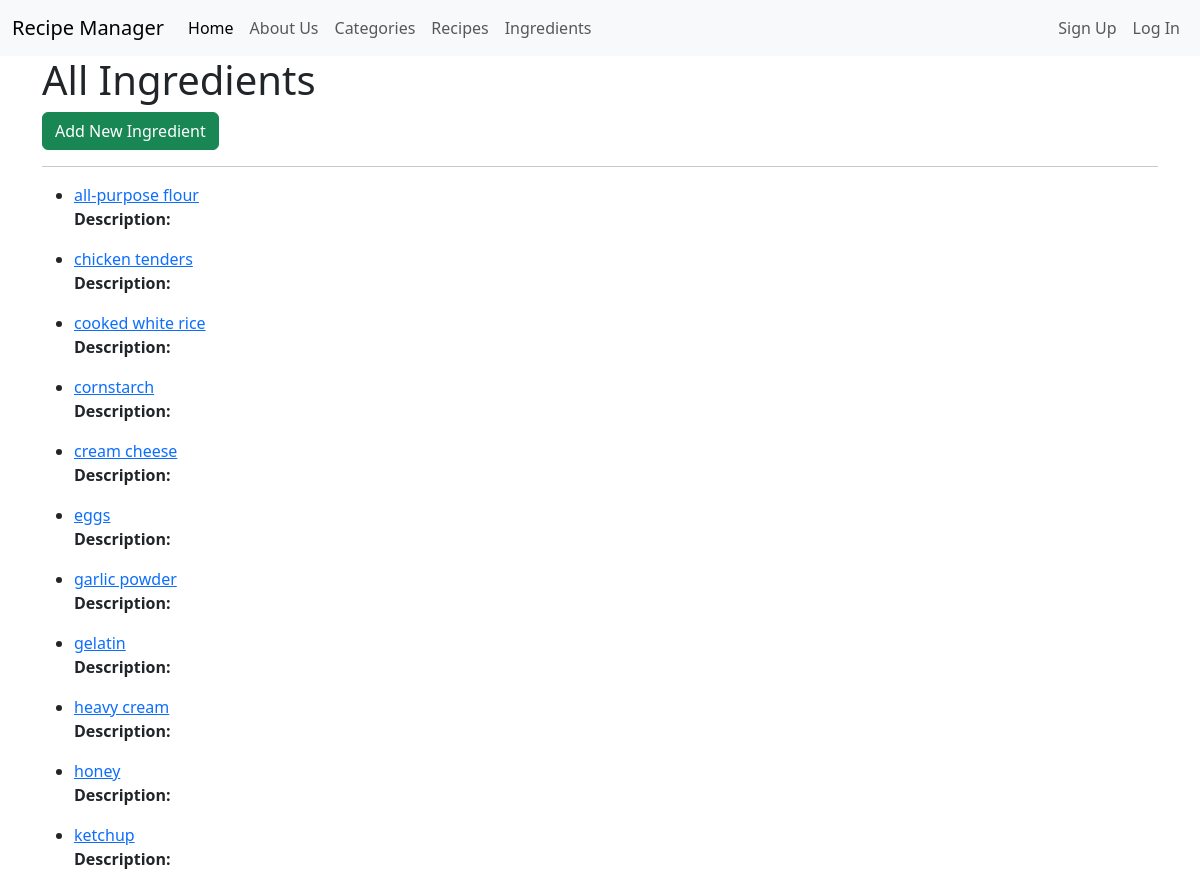
/recipes/ingredients/ (upper part), run on an earlier commit of the app's database.
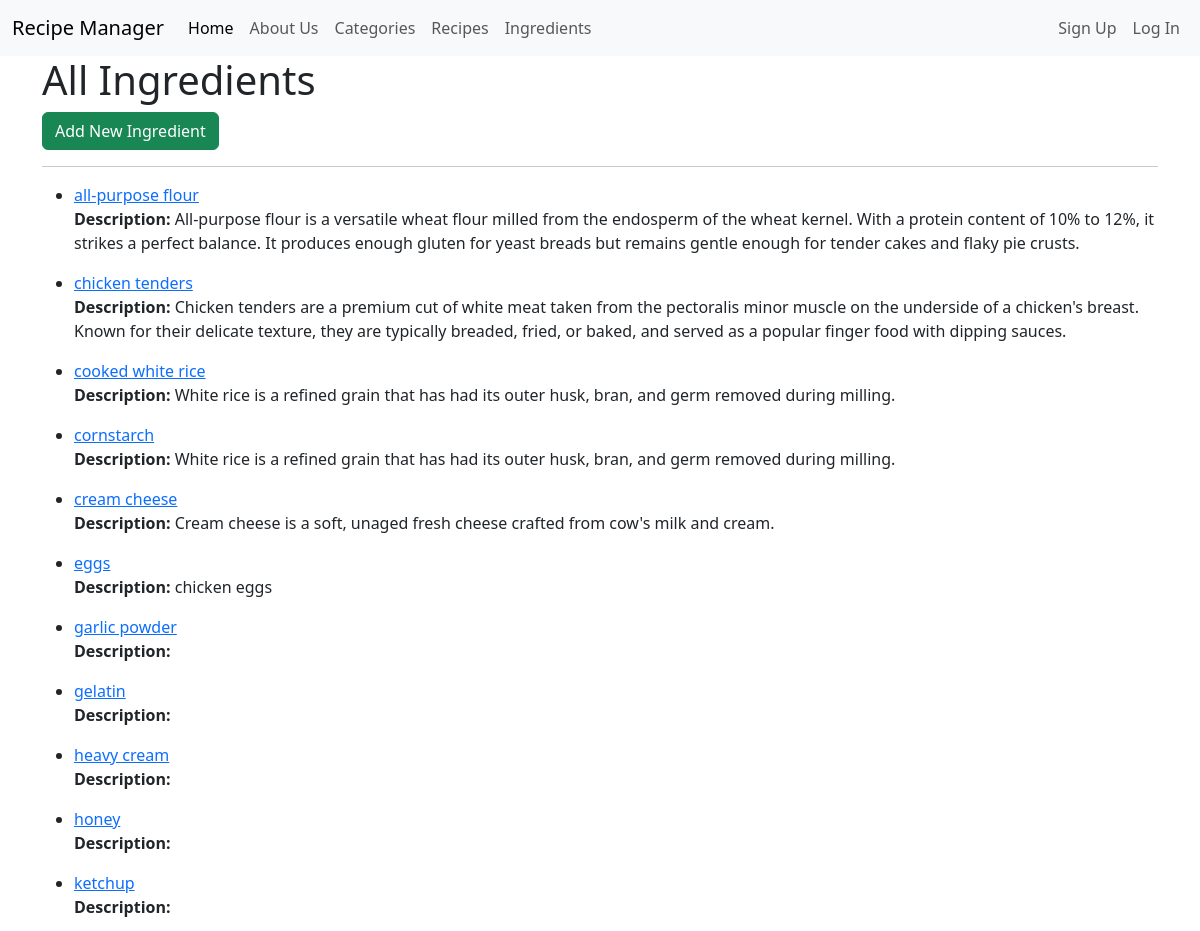
And on a later commit of the database.
### recipes/models.py (models this page shows, shortened)
class Ingredient(models.Model):
    name = models.CharField(max_length=150, unique=True)
    description = models.TextField(blank=True)
    class Meta:
        verbose_name = 'Ingredient'
        verbose_name_plural = 'Ingredients'
        ordering = ['name']

### recipes/views.py (the view)
# urls.py: path('ingredients/', IngredientListView.as_view(), name='ingredients_list'),
class IngredientListView(ListView):
    model = Ingredient
    template_name = 'ingredients/list.html'
    context_object_name = 'ingredients'

### templates/ingredients/list.html (shortened to what this page needs)
{% extends 'base.html' %}
{% block content %}
    <h1>All Ingredients</h1>
    <a href="{% url 'ingredients_new' %}" class="btn btn-success">Add New Ingredient</a>
    <hr>
    <ul>
        {% for ingredient in ingredients %}
            <li>
                <a href= "{% url 'ingredients_detail' ingredient.id %}">{{ ingredient.name }}</a>
                <p><strong>Description:</strong> {{ ingredient.description }}</p>
            </li>
        {% endfor %}
    </ul>
{% endblock content %}

What changed in the data, as far as the page shows it:
changed Ingredient "all-purpose flour": description (not shown) → "All-purpose flour is a versatile wheat flour milled from the endosperm of the wheat kernel. With a protein content of 10% to 12%, it strikes a perfect balance. It produces enough gluten for yeast breads but remains gentle enough for tender cakes and flaky pie crusts."
changed Ingredient "chicken tenders": description (not shown) → "Chicken tenders are a premium cut of white meat taken from the pectoralis minor muscle on the underside of a chicken's breast. Known for their delicate texture, they are typically breaded, fried, or baked, and served as a popular finger food with dipping sauces."
changed Ingredient "cooked white rice": description (not shown) → "White rice is a refined grain that has had its outer husk, bran, and germ removed during milling."
changed Ingredient "cornstarch": description (not shown) → "White rice is a refined grain that has had its outer husk, bran, and germ removed during milling."
changed Ingredient "cream cheese": description (not shown) → "Cream cheese is a soft, unaged fresh cheese crafted from cow's milk and cream."
changed Ingredient "eggs": description (not shown) → "chicken eggs"
